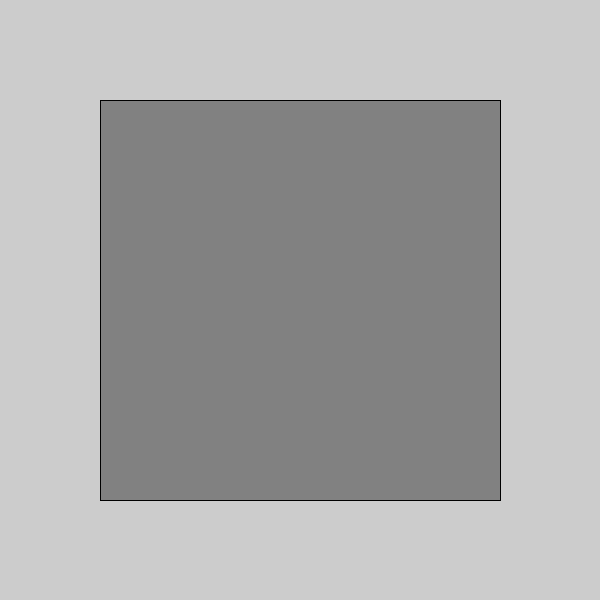
Frame 1 (no input)
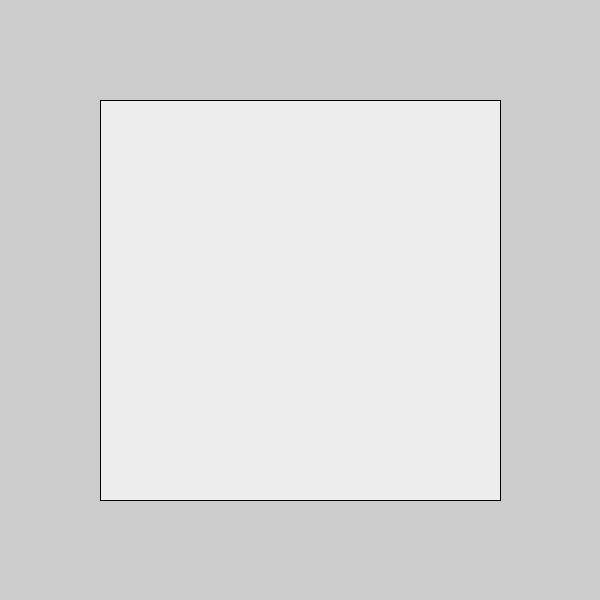
Frame 60 (the mouse pressed at the canvas centre just before this capture)
Frame 120 (the mouse held since frame 60 and released just before this capture): identical to frame 60, image omitted

The Processing sketch that drew these frames (run headless with seeded random() and noise(); from frame 60 on, the mouse is pressed at the canvas centre):

// Processing sketch: sketch_4
// ── sketch_4.pde
/*
this sketch uses an incrementation variable to change the
color of a rectangle from black to white.

replace the incrementation approach with a color transition
based on a sin() function for a smoother cycle.

remember that sin() returns a value from -1 to 1.
*/

void setup() {
  size(600, 600);
}

void draw() {
  fill((sin(radians(frameCount)) * 0.5 + 0.5) * 255);
  rect(100, 100, 400, 400);
}
